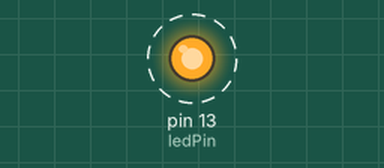
This sketch was run on a simulated Arduino Uno, built with avr-gcc and run on an emulated ATmega328P. On the bench: output pins drawn as LEDs (lit = HIGH). Dashed ring = blinking.

Above: at 0.5 s.
Timing chart, 0 to 4.6 s (numbered marks = the images above):
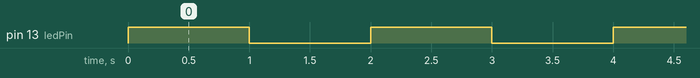

Measured:
- by itself, pin 13 (ledPin): alternates HIGH for 1.0 s and LOW for 1.0 s

The sketch:

LED_Blink.ino
```cpp
/**
 * Declear global variable.
 * All variable declear here can be access
 * from any function below.
 */

#define ledPin 13

void setup() {
  pinMode(ledPin, OUTPUT);
  digitalWrite(ledPin, LOW);
}

void loop() {
  digitalWrite(ledPin, HIGH);
  delay(1000);
  digitalWrite(ledPin, LOW);
  delay(1000);
}
```
